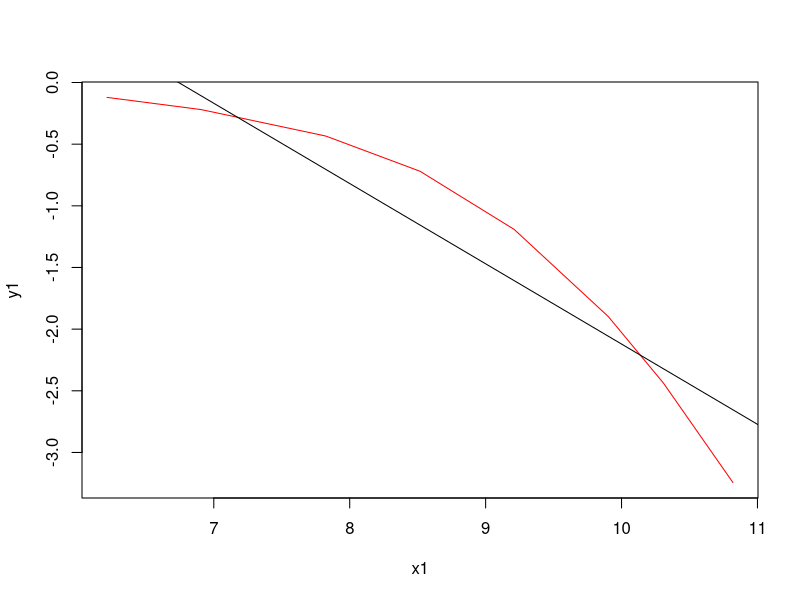
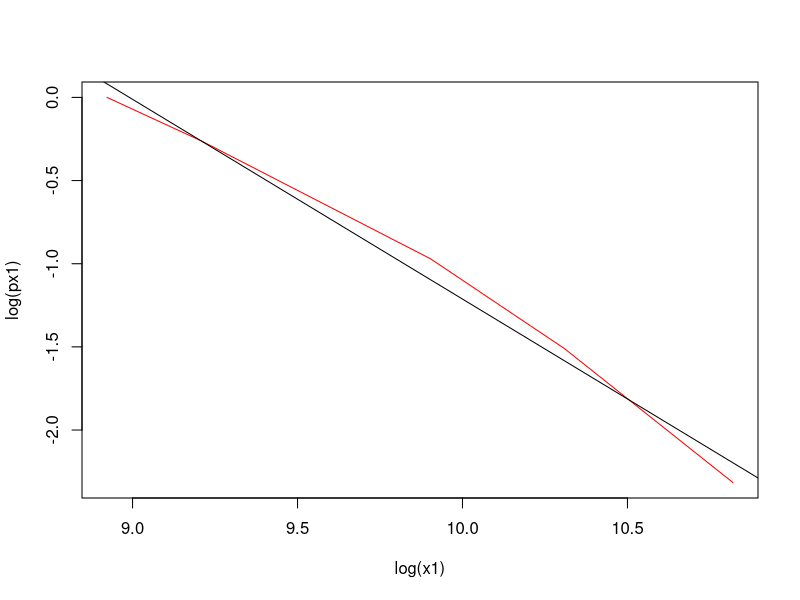

Recreate these plots in R, in order.
rm(list=ls())
p=c(11.38,8.35,15.49,16.09,18.31,15.40,6.24,4.83,3.9)
prop=p/sum(p);prop
px=rev(cumsum(rev(p)))/100;px
x=c(0,500,1000,2500, 5000,10000,20000,30000,50000)
data=data.frame(x,p,prop,px);data
x1=log(x[-1]);x1
y1=log(px[-1]);y1
l=lm( y1~ x1);l
nu=-0.6508
matplot(x1,y1,type='l',col="red")
abline(l)

#After truncating
x0.hat=7500 #(estimated by the mode)
pstar=c(0.18311831/2,prop[6:9]);pstar
prop1=pstar/sum(pstar);prop1
px1=rev(cumsum(rev(pstar)))/sum(pstar);px1
x1=c(7500,10000,20000,30000,50000)
data=data.frame(x1,pstar,prop1,px1);data
l1=lm(log(px1)~log(x1));l1
matplot(log(x1),log(px1),type='l',col="red")
abline(l1)

nu.hat=1.20178
#nu*ln(x0)=10.797
#x0=exp(10.797/nu);x0

#when there is no estimation of x0 using the mode during trujcation we can use the estimate from the fitting (lm)

#fitted values
predicted=(x0.hat/x1)^(nu.hat);predicted

Gini.Coefficient=1/(2*nu.hat-1);Gini.Coefficient

#2
rm(list=ls())
x=c(0,11,15,21,28,43);x
p=c(23.76,21.20,22.53,15.45,11.51,5.55);p
prop=p/sum(p);prop
px=rev(cumsum(rev(p)))/sum(p);px
eta=qnorm(1-px);eta
l=lm(eta[-1]~log(x[-1]));l
sigma=1/1.695;sigma
mu=4.736/1.695;mu

#fitted values
?pnorm
px.hat=1-pnorm((log(x)-mu)/sigma);px.hat

data=data.frame(x,p,prop,px,eta,px.hat);data
Gini.Coefficient=2*pnorm(sigma/sqrt(2))-1
Gini.Coefficient
